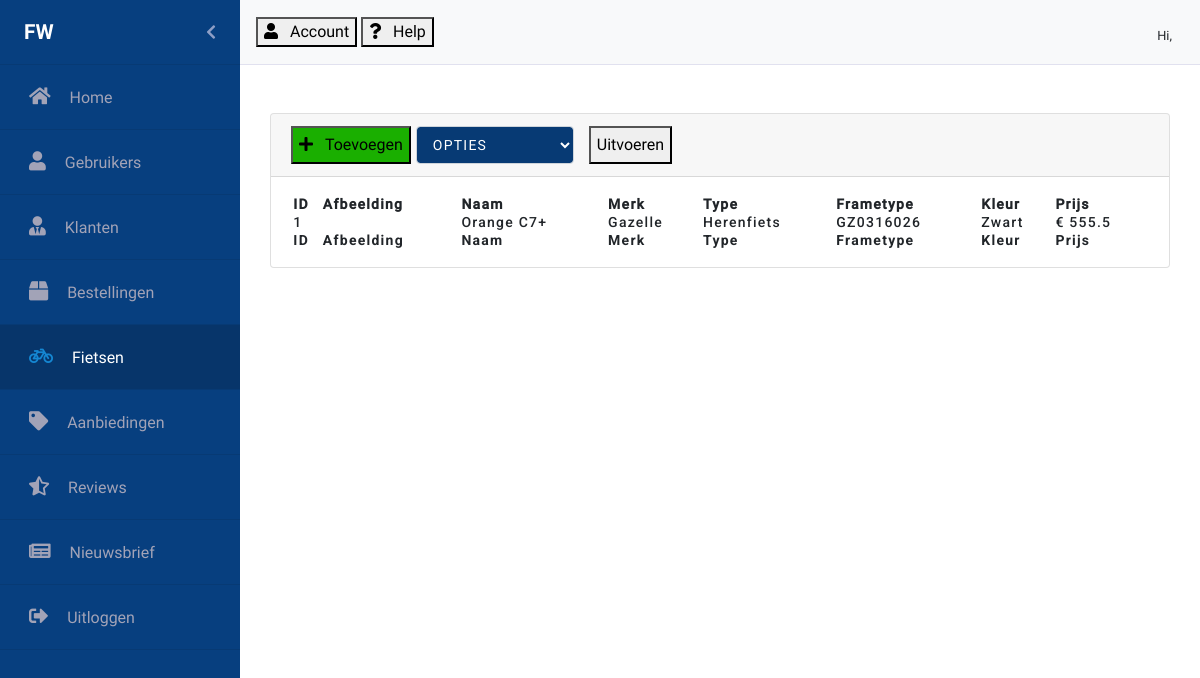
The page /fietsen.php on the database as committed earlier.
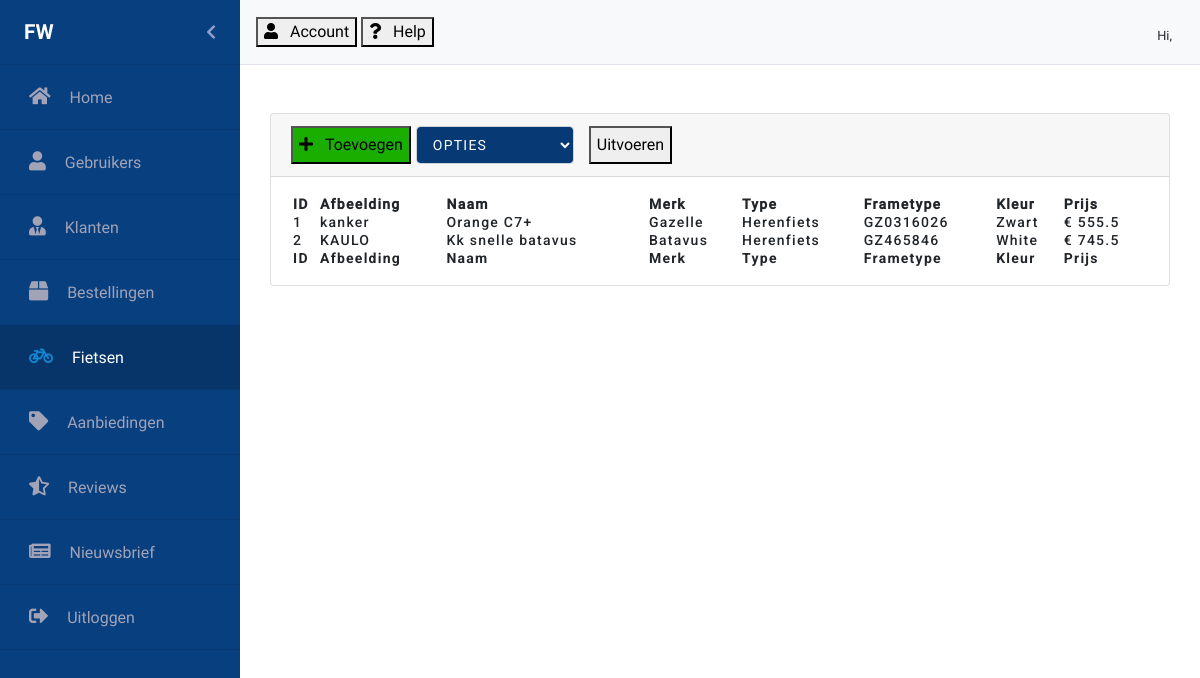
The same page on the database as committed later.
### tables this page shows
CREATE TABLE `bikes` (
  `id` int(11) NOT NULL,
  `image_path` varchar(255) NOT NULL,
  `brand` varchar(50) NOT NULL,
  `color` varchar(50) NOT NULL,
  `framenumber` varchar(50) NOT NULL,
  `damaged` tinyint(4) NOT NULL,
  `bikename` text NOT NULL,
  `biketype` int(11) NOT NULL,
  `gears` int(11) NOT NULL,
  `selling_price` float NOT NULL
);

### fietsen.php (the view, shortened to what this page needs)
<?php
require_once("Controllers/dbconnect.php");
$records = $con->query("SELECT * FROM bikes");
?>
<!doctype html>
<html lang="en">
<head>
    <link rel="stylesheet" href="https://stackpath.bootstrapcdn.com/bootstrap/4.3.1/css/bootstrap.min.css">
    <link rel="stylesheet" href="https://use.fontawesome.com/releases/v5.8.2/css/all.css" type='text/css' media='all'>
    <link href="https://unpkg.com/material-components-web@latest/dist/material-components-web.min.css" rel="stylesheet">
    <link rel="stylesheet" href="scss/backend.css">
    <link rel="stylesheet" type="text/css" href="css/Datatable/select.dataTables.min.css">
    <link rel="stylesheet" type="text/css" href="css/Datatable/datatables.min.css"/>
    <link rel="stylesheet" type="text/css" href="css/Animate/animate.css">
</head>
<body>
<div id="wrapper" class="toggled">
    <div id="sidebar-wrapper" class="sidebarAnimation">
        <ul class="sidebarUl">
            <div class="sidebarProfilePicture pl-4 pr-4" id="sidebarProfilePicture">
                <span class="logo sidebarUsername">FW</span>
                <a href="#menu-toggle" id="menu-toggle" class="aSidebarChevron float-right">
                    <i class="fas fa-chevron-left" id="chevron"></i>
                </a>
            </div>
            <li class="sidebarLi">
                <a class="accordion-toggle collapsed toggle-switch" href="dashboard.php">
                    <div class="sidebarData">
                        <span class="sidebar-icon"><i class="fas fa-home iconwidth"></i></span>
                        <span class="pr-15"></span>
                        <span class="sidebar-title">Home</span>
                    </div>
                </a>
            </li>
            <li class="sidebarLi">
                <a class="accordion-toggle collapsed toggle-switch" href="gebruikers.php">
                    <div class="sidebarData">
                        <span class="sidebar-icon"><i class="fas fa-user iconwidth"></i></span>
                        <span class="pr-15"></span>
                        <span class="sidebar-title">Gebruikers</span>
                    </div>
                </a>
            </li>
            <li class="sidebarLi">
                <a class="accordion-toggle collapsed toggle-switch" href="klanten.php">
                    <div class="sidebarData">
                        <span class="sidebar-icon"><i class="fas fa-user-tie iconwidth"></i></span>
                        <span class="pr-15"></span>
                        <span class="sidebar-title">Klanten</span>
                    </div>
                </a>
            </li>
            <li class="sidebarLi" id="bestellingen" data-toggle="collapse" href="#submenu-2">
                <a class="accordion-toggle collapsed toggle-switch" data-toggle="collapse" href="#submenu-2">
                    <div class="sidebarData">
                        <span class="sidebar-icon"><i class="fa fa-box iconwidth"></i></span>
                        <span class="pr-15"></span>
                        <span class="sidebar-title">Bestellingen</span>
                    </div>
                </a>
            </li>
            <li class="sidebarLi active">
                <a class="accordion-toggle collapsed toggle-switch" href="#">
                    <div class="sidebarData">
                        <span class="sidebar-icon"><i class="fa fa-bicycle iconwidth"></i></span>
                        <span class="pr-15"></span>
                        <span class="sidebar-title">Fietsen</span>
                    </div>
                </a>
            </li>
            <li class="sidebarLi">
                <a class="accordion-toggle collapsed toggle-switch" href="aanbiedingen.php">
                    <div class="sidebarData">
                        <span class="sidebar-icon"><i class="fas fa-tag iconwidth"></i></span>
                        <span class="pr-15"></span>
                        <span class="sidebar-title">Aanbiedingen</span>
                    </div>
                </a>
            </li>
            <li class="sidebarLi">
                <a class="accordion-toggle collapsed toggle-switch" href="reviews.php">
                    <div class="sidebarData">
                        <span class="sidebar-icon"><i class="fas fa-star-half-alt iconwidth"></i></span>
                        <span class="pr-15"></span>
                        <span class="sidebar-title">Reviews</span>
                    </div>
                </a>
            </li>
            <li class="sidebarLi">
                <a class="accordion-toggle collapsed toggle-switch" href="nieuwsbrief.php">
                    <div class="sidebarData">
                        <span class="sidebar-icon"><i class="fas fa-newspaper iconwidth"></i></span>
                        <span class="pr-15"></span>
                        <span class="sidebar-title">Nieuwsbrief</span>
                    </div>
                </a>
            </li>
            <li class="sidebarLi">
                <a class="accordion-toggle collapsed toggle-switch" href="#">
                    <div class="sidebarData">
                        <span class="sidebar-icon"><i class="fas fa-sign-out-alt iconwidth"></i></span>
                        <span class="pr-15"></span>
                        <span class="sidebar-title">Uitloggen</span>
                    </div>
                </a>
            </li>
        </ul>
    </div>
    <nav class="navbar navbar-light bg-light mr-auto nav" id="nav">
        <div class="justify-content-end">
            <button class="foo-button mdc-button mdc-button--raised mdc-ripple-upgraded account">
                <i class="fas fa-user"></i>
                <span class="pr-2"></span>
                <span class="mdc-button__label">Account</span>
            </button>
            <button class="foo-button mdc-button mdc-button--raised mdc-ripple-upgraded help">
                <i class="fas fa-question"></i>
                <span class="pr-2"></span>
                <span class="mdc-button__label">Help</span>
            </button>
        </div>
        <div class="mdc-chip-set pl-2 pr-2">
            <div class="hiUser pr-1 pt-2">
                <span class="hiNav">Hi, </span>
            </div>
        </div>
    </nav>
    <div class="row gebruikers">
        <div class="card text-black mb-5 mt-5">
            <div class="card-header" id="card-header">
                <button class="foo-button mdc-button mdc-button--raised mdc-ripple-upgraded toevoegen" id="toevoegen">
                    <i class="fas fa-plus"></i>
                    <span class="pr-2"></span>
                    <span class="mdc-button__label">Toevoegen</span>
                </button>
                <div class="selectDatatable mdc-button__label">
                    <select class="form-control">
                        <option value="" disabled selected id="opties">Opties</option>
                    </select>
                </div>
                <button class="foo-button mdc-button mdc-button--raised mdc-ripple-upgraded uitvoeren" id="uitvoeren">
                    <span class="mdc-button__label">Uitvoeren</span>
                </button>
            </div>
            <div id="datatable-card" class="card-body-table">
                <table id="fietsen" class="table-card" style="width:100%">
                    <thead>
                    <tr>
                        <th></th>
                        <th>ID</th>
                        <th>Afbeelding</th>
                        <th>Naam</th>
                        <th>Merk</th>
                        <th>Type</th>
                        <th>Frametype</th>
                        <th>Kleur</th>
                        <th>Prijs</th>
                    </tr>
                    </thead>
                    <tbody>
                    <?php
                    while (  $row =  mysqli_fetch_array($records)    )
                    {
                        ?>
                        <tr>
                            <td></td>
                            <td><?php echo $row['id']?></td>
                            <td><?php echo $row['image_path']?></td>
                            <td><?php echo $row['bikename']?></td>
                            <td><?php echo $row['brand']?></td>
                            <td><?php if($row['biketype'] == 0)
                                {echo "Damesfiets";}
                                elseif($row['biketype'] == 1)
                                {echo "Herenfiets";}?></td>
                            <td><?php echo $row['framenumber'] ?></td>
                            <td><?php echo $row['color'] ?></td>
                            <td><?php echo "&euro; " . $row['selling_price'] ?></td>
                        </tr>
                        <?php
                    }
                    ?>
                    </tbody>
                    <tfoot>
                    <tr>
                        <th></th>
                        <th>ID</th>
                        <th>Afbeelding</th>
                        <th>Naam</th>
                        <th>Merk</th>
                        <th>Type</th>
                        <th>Frametype</th>
                        <th>Kleur</th>
                        <th>Prijs</th>
                    </tr>
                    </tfoot>
                </table>
            </div>
        </div>
    </div>
</body>
</html>

### scss/backend.css (style rules this page uses)
#sidebar-wrapper { background: #073f7f !important; float: left; overflow: hidden; height: 100vh; width: 240px; }
a { text-decoration: none !important; }
.sidebarUl { padding: 0px; overflow: hidden; height: 100% !important; display: inline; }
.sidebarLi { height: 65px; line-height: 65px; font-size: 1rem; border-bottom: 1px solid #073A74; }
.active { background: #073A74; }
.active .sidebarData { color: #fff; }
.active .sidebar-icon { color: #1587d2; }
.iconwidth { font-size: 1.2rem !important; }
.iconwidth::before { width: 24px !important; }
.sidebarData { color: #a2a3b7; position: relative; left: 29px; }
.active { background: #07356A !important; color: #fff; }
.sidebarUsername { font-family: Roboto-Bold; margin: 0; }
.aSidebarChevron { color: #c3c5e2b8; }
i#chevron { line-height: 65px; }
.sidebarProfilePicture { height: 65px; line-height: 65px; font-size: 1rem; border-bottom: 1px solid #073A74; color: #fff; }
#wrapper { padding-left: 0; -webkit-transition: all 0.5s ease; -moz-transition: all 0.5s ease; -o-transition: all 0.5s ease; transition: all 0.5s ease; }
.sidebarAnimation { -webkit-transition: all 0.4s ease; -moz-transition: all 0.4s ease; -o-transition: all 0.4s ease; transition: all 0.4s ease; }
.pr-15 { padding-right: 15px !important; }
.logo { font-family: Roboto-Bold; text-transform: uppercase; font-size: 1.3rem; }
.nav { height: 65px; border-bottom: 1px solid #e1e1ef; }
.hiNav { font-size: 0.8rem; }
.card-body-table { padding: 18px; }
.card.text-black.mb-5.mt-5 { margin-right: 30px; margin-left: 30px; width: 100%; }
thead { font-family: Roboto-Medium; }
.selectDatatable { float: left; margin-right: 20px; }
.toevoegen { float: left !important; background: #1AAF00 !important; height: 38px; }
.gebruikers { margin: 0; }
select { height: 38px !important; margin-left: 5px; transition: border-color 0.15s ease-in-out, box-shadow 0.15s ease-in-out; background-color: #073A74 !important; color: #fff !important; font-family: Roboto, sans-serif; -moz-osx-font-smoothing: grayscale; -webkit-font-smoothing: antialiased; font-size: 0.875rem !important; line-height: inherit; font-weight: 500; letter-spacing: 0.0892857143em; text-decoration: none; text-transform: uppercase; padding: 0 8px 0 8px; display: inline-flex; position: relative; align-items: center; justify-content: center; box-sizing: border-box; min-width: 64px; border: none; outline: none; -webkit-user-select: none; -moz-user-select: none; -ms-user-select: none; user-select: none; overflow: hidden; vertical-align: middle; border-radius: 4px; }
.uitvoeren { height: 38px; }
.table-card { letter-spacing: 0.0892857143em !important; font-weight: 500 !important; font-size: 0.875rem !important; font-family: Roboto, sans-serif !important; border: none !important; outline: none !important; }
body, html { font-family: Roboto-Regular; overflow-x: hidden; height: 100%; }
:root { --mdc-theme-primary: #073f7f; --mdc-theme-secondary: #018786; --mdc-theme-background: #fff; --mdc-theme-surface: #fff; --mdc-theme-error: #b00020; --mdc-theme-on-primary: #fff; --mdc-theme-on-secondary: #fff; --mdc-theme-on-surface: #000; --mdc-theme-on-error: #fff; --mdc-theme-text-primary-on-background: rgba(0, 0, 0, 0.87); --mdc-theme-text-secondary-on-background: rgba(0, 0, 0, 0.54); --mdc-theme-text-hint-on-background: rgba(0, 0, 0, 0.38); --mdc-theme-text-disabled-on-background: rgba(0, 0, 0, 0.38); --mdc-theme-text-icon-on-background: rgba(0, 0, 0, 0.38); --mdc-theme-text-primary-on-light: rgba(0, 0, 0, 0.87); --mdc-theme-text-secondary-on-light: rgba(0, 0, 0, 0.54); --mdc-theme-text-hint-on-light: rgba(0, 0, 0, 0.38); --mdc-theme-text-disabled-on-light: rgba(0, 0, 0, 0.38); --mdc-theme-text-icon-on-light: rgba(0, 0, 0, 0.38); --mdc-theme-text-primary-on-dark: white; --mdc-theme-text-secondary-on-dark: rgba(255, 255, 255, 0.7); --mdc-theme-text-hint-on-dark: rgba(255, 255, 255, 0.5); --mdc-theme-text-disabled-on-dark: rgba(255, 255, 255, 0.5); --mdc-theme-text-icon-on-dark: rgba(255, 255, 255, 0.5); }

Rows that differ between the two databases and show on the page:
changed bikes "Orange C7+": image_path (not shown) → "kanker"
added bikes: id "2", image_path "KAULO", bikename "Kk snelle batavus", brand "Batavus", biketype "Herenfiets", framenumber "GZ465846", color "White", selling_price "745.5"
